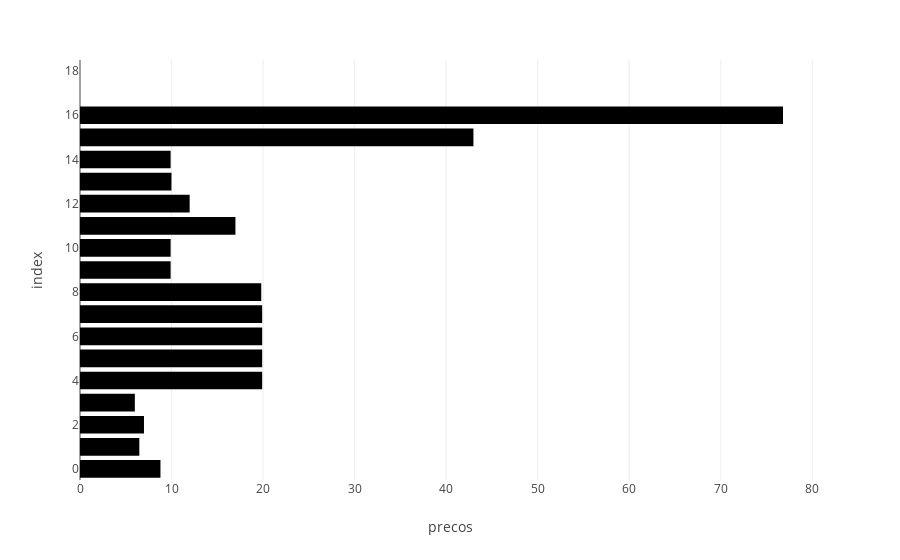

Notebook code for this chart:
### Code cell
px.bar(df, 'precos')

### Figure 1 — Plotly figure (JSON) as saved in the notebook; plotly's stock layout.template omitted (floating-point values rounded to 4 significant figures)
{"data": [{"alignmentgroup": "True", "hovertemplate": "precos=%{x}<br>index=%{y}<extra></extra>", "legendgroup": "", "marker": {"color": "#000001", "pattern": {"shape": ""}}, "name": "", "offsetgroup": "", "orientation": "h", "showlegend": false, "textposition": "auto", "type": "bar", "x": [8.79, 6.48, 6.99, 5.99, 19.9, 19.9, 19.9, 19.9, 19.8, 9.9, 9.9, 16.98, 11.98, 9.99, 9.9, 42.98, 76.8, 0, 0], "xaxis": "x", "y": [0, 1, 2, 3, 4, 5, 6, 7, 8, 9, 10, 11, 12, 13, 14, 15, 16, 17, 18], "yaxis": "y"}], "layout": {"barmode": "relative", "legend": {"tracegroupgap": 0}, "margin": {"t": 60}, "xaxis": {"anchor": "y", "domain": [0, 1], "title": {"text": "precos"}}, "yaxis": {"anchor": "x", "domain": [0, 1], "title": {"text": "index"}}}}
